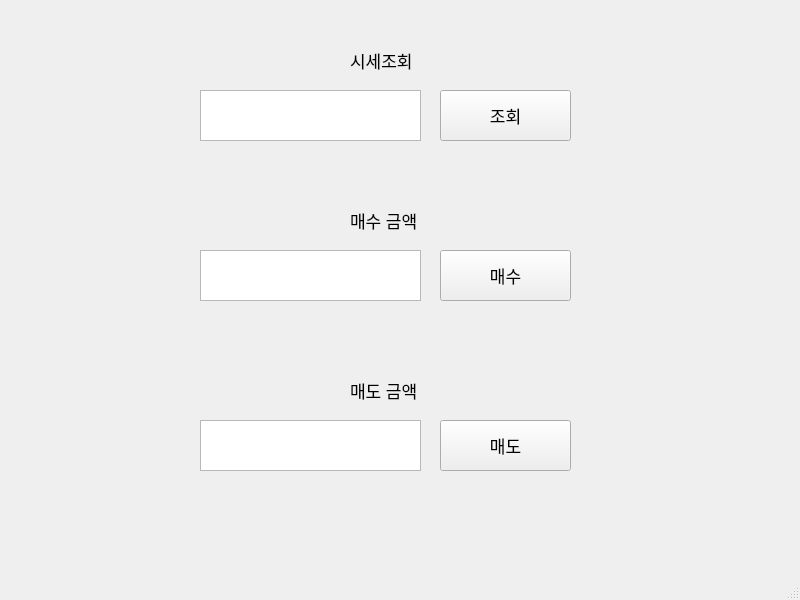
<?xml version="1.0" encoding="UTF-8"?>
<ui version="4.0">
 <class>MainWindow</class>
 <widget class="QMainWindow" name="MainWindow">
  <property name="geometry">
   <rect>
    <x>0</x>
    <y>0</y>
    <width>800</width>
    <height>600</height>
   </rect>
  </property>
  <property name="windowTitle">
   <string>워밍업 프로그램</string>
  </property>
  <widget class="QWidget" name="centralwidget">
   <widget class="QLabel" name="getPriceLabel">
    <property name="geometry">
     <rect>
      <x>350</x>
      <y>40</y>
      <width>81</width>
      <height>41</height>
     </rect>
    </property>
    <property name="font">
     <font>
      <pointsize>13</pointsize>
     </font>
    </property>
    <property name="text">
     <string>시세조회</string>
    </property>
   </widget>
   <widget class="QTextEdit" name="getPriceTextEdit">
    <property name="geometry">
     <rect>
      <x>200</x>
      <y>90</y>
      <width>221</width>
      <height>51</height>
     </rect>
    </property>
   </widget>
   <widget class="QPushButton" name="getPriceButton">
    <property name="geometry">
     <rect>
      <x>440</x>
      <y>90</y>
      <width>131</width>
      <height>51</height>
     </rect>
    </property>
    <property name="font">
     <font>
      <pointsize>13</pointsize>
     </font>
    </property>
    <property name="text">
     <string>조회</string>
    </property>
   </widget>
   <widget class="QPushButton" name="buyButton">
    <property name="geometry">
     <rect>
      <x>440</x>
      <y>250</y>
      <width>131</width>
      <height>51</height>
     </rect>
    </property>
    <property name="font">
     <font>
      <pointsize>13</pointsize>
     </font>
    </property>
    <property name="text">
     <string>매수</string>
    </property>
   </widget>
   <widget class="QTextEdit" name="buyTextEdit">
    <property name="geometry">
     <rect>
      <x>200</x>
      <y>250</y>
      <width>221</width>
      <height>51</height>
     </rect>
    </property>
   </widget>
   <widget class="QLabel" name="buyLabel">
    <property name="geometry">
     <rect>
      <x>350</x>
      <y>200</y>
      <width>81</width>
      <height>41</height>
     </rect>
    </property>
    <property name="font">
     <font>
      <pointsize>13</pointsize>
     </font>
    </property>
    <property name="text">
     <string>매수 금액</string>
    </property>
   </widget>
   <widget class="QTextEdit" name="sellTextEdit">
    <property name="geometry">
     <rect>
      <x>200</x>
      <y>420</y>
      <width>221</width>
      <height>51</height>
     </rect>
    </property>
   </widget>
   <widget class="QLabel" name="sellLabel">
    <property name="geometry">
     <rect>
      <x>350</x>
      <y>370</y>
      <width>81</width>
      <height>41</height>
     </rect>
    </property>
    <property name="font">
     <font>
      <pointsize>13</pointsize>
     </font>
    </property>
    <property name="text">
     <string>매도 금액</string>
    </property>
   </widget>
   <widget class="QPushButton" name="sellButton">
    <property name="geometry">
     <rect>
      <x>440</x>
      <y>420</y>
      <width>131</width>
      <height>51</height>
     </rect>
    </property>
    <property name="font">
     <font>
      <pointsize>13</pointsize>
     </font>
    </property>
    <property name="text">
     <string>매도</string>
    </property>
   </widget>
   <widget class="QLabel" name="getPriceErrorLabel">
    <property name="geometry">
     <rect>
      <x>260</x>
      <y>160</y>
      <width>281</width>
      <height>20</height>
     </rect>
    </property>
    <property name="font">
     <font>
      <weight>75</weight>
      <bold>true</bold>
     </font>
    </property>
    <property name="text">
     <string/>
    </property>
   </widget>
   <widget class="QLabel" name="buyErrorLabel">
    <property name="geometry">
     <rect>
      <x>250</x>
      <y>320</y>
      <width>281</width>
      <height>20</height>
     </rect>
    </property>
    <property name="font">
     <font>
      <weight>75</weight>
      <bold>true</bold>
     </font>
    </property>
    <property name="text">
     <string/>
    </property>
   </widget>
   <widget class="QLabel" name="sellErrorLabel">
    <property name="geometry">
     <rect>
      <x>250</x>
      <y>490</y>
      <width>281</width>
      <height>20</height>
     </rect>
    </property>
    <property name="font">
     <font>
      <weight>75</weight>
      <bold>true</bold>
     </font>
    </property>
    <property name="text">
     <string/>
    </property>
   </widget>
  </widget>
  <widget class="QMenuBar" name="menubar">
   <property name="geometry">
    <rect>
     <x>0</x>
     <y>0</y>
     <width>800</width>
     <height>21</height>
    </rect>
   </property>
  </widget>
  <widget class="QStatusBar" name="statusbar"/>
 </widget>
 <resources/>
 <connections/>
</ui>
